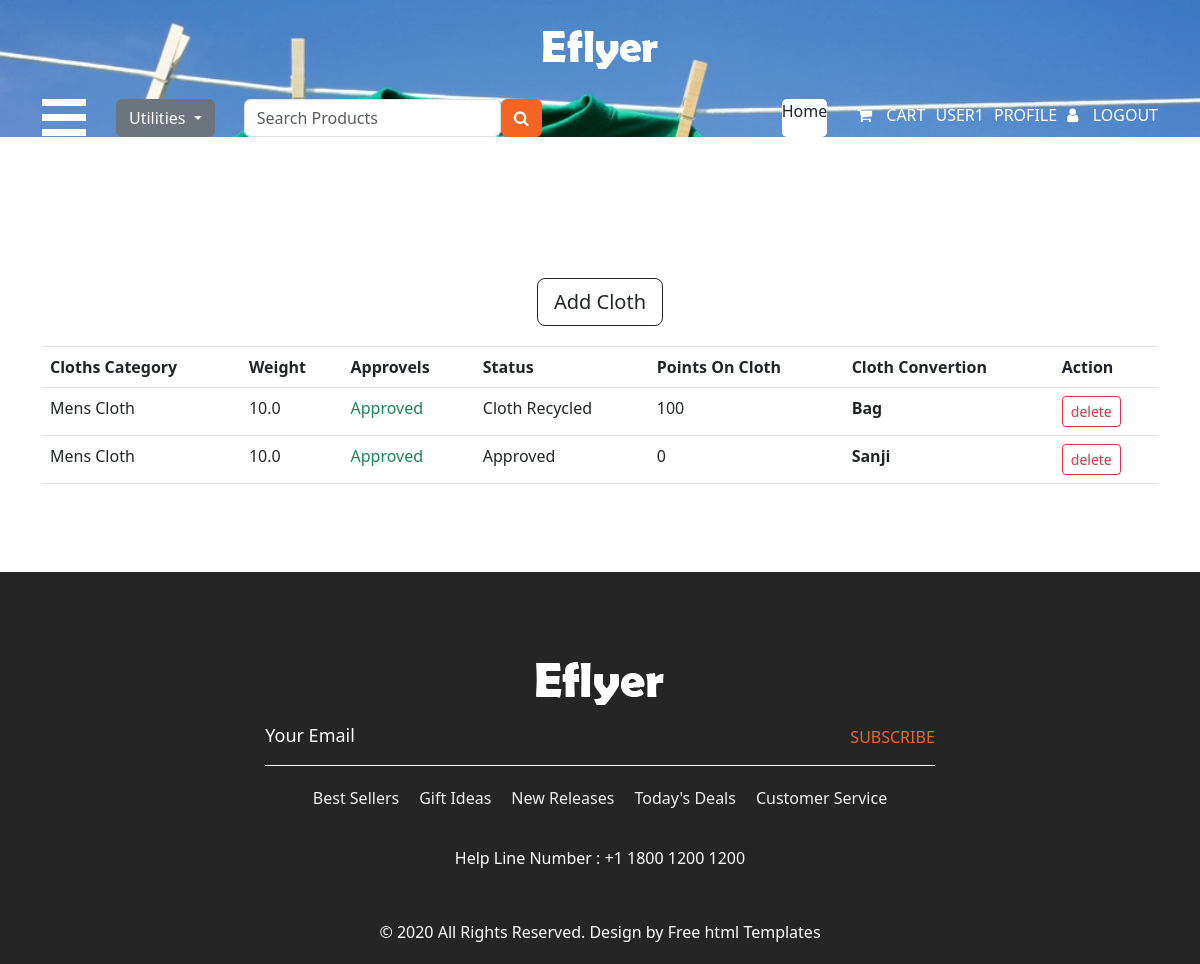
/RecycleUserCloths (signed in), run on the app's committed database.
### Home/models.py (models this page shows)
class RecycleCloth(models.Model):
    clothcategory = models.CharField(max_length=255)
    clothweight = models.FloatField()
    numberofcloth = models.IntegerField()
    ponits = models.IntegerField(null=True,blank=True)
    approvel = models.BooleanField(default=False)
    rejection = models.BooleanField(default=False)
    status = models.CharField(max_length=255,null=True)
    user = models.ForeignKey(User,on_delete=models.CASCADE)
    recycled_product = models.CharField(max_length=255,null=True,blank=True)

### Home/views.py (the view, shortened to what this page needs)
# urls.py: path("RecycleUserCloths",views.RecycleUserCloths,name="RecycleUserCloths"),
@login_required(login_url='SignIn')
def RecycleUserCloths(request):
    if not UserProfile.objects.filter(user  = request.user).exists():
        messages.info(request,"Plase Update User Profile to continue......")
        return redirect('UserProfileView')
    data = None
    if RecycleCloth.objects.filter(user = request.user).exists():
        data = RecycleCloth.objects.filter(user = request.user)
    context = {
        "data":data
    }
    return render(request,'clothrecycle.html',context)

### templates/clothrecycle.html (shortened to what this page needs)
{% extends "index.html" %}
{% block content %}
<link href="https://cdn.jsdelivr.net/npm/bootstrap@5.3.0-alpha3/dist/css/bootstrap.min.css" rel="stylesheet"
>
<br><br><br>
<div class="container mt-5">
    <div class="itemcontainer">
        <div class="modelcontainer mt-5">
            <br><br><br><br><br>
            <h2></h2>
            <button class="btn btn-outline-dark btn-lg " data-bs-toggle="modal" data-bs-target="#exampleModal">Add
                Cloth</button>
        </div>
        <table class="table">
            <tr>
                <th>Cloths Category</th>
                <th>Weight</th>
                <th>Approvels</th>
                <th>Status</th>
                <th>Points On Cloth</th>
                <th>Cloth Convertion</th>
                <th>Action</th>
            </tr>
            {% for i in data  %}
            <tr>
                <td>{{i.clothcategory}}</td>
                <td>{{i.clothweight}}</td>
                {% if i.approvel == False %}
                <td class="text-warning">Pending</td>
                {% else %}
                <td class="text-success">Approved</td>
                {% endif %}
                <td>{{i.status}}</td>
                <td>{{i.ponits}}</td>
                <th>{{i.recycled_product}}</th>
                <td><a href="" class="btn btn-outline-danger btn-sm">delete</a></td>
            </tr>
            {% endfor %}
        </table>
    </div>
</div>
<br><br><br>
{% endblock %}

### templates/index.html (shortened to what this page needs)
{% load static %}
<!DOCTYPE html>
<html lang="en">
   <head>
      <link rel="stylesheet" type="text/css" href="{%static 'css/bootstrap.min.css' %}">
      <link rel="stylesheet" type="text/css" href="{%static 'css/style.css' %}">
      <link rel="stylesheet" href="{%static 'css/responsive.css' %}">
      <link rel="stylesheet" href="{%static 'css/jquery.mCustomScrollbar.min.css' %}">
      <link rel="stylesheet" href="https://netdna.bootstrapcdn.com/font-awesome/4.0.3/css/font-awesome.css">
      <link rel="stylesheet" type="text/css" href="https://stackpath.bootstrapcdn.com/font-awesome/4.7.0/css/font-awesome.min.css">
      <link rel="stylesheet" href="{%static 'css/owl.carousel.min.css' %}">
      <link rel="stylesheet" href="https://cdnjs.cloudflare.com/ajax/libs/fancybox/2.1.5/jquery.fancybox.min.css" media="screen">
   </head>
   <body>
      <div class="banner_bg_main">
         <div class="logo_section">
            <div class="container">
               <div class="row">
                  <div class="col-sm-12">
                     <div class="logo"><a href="{%url 'Index' %}"><img src="{%static 'images/logo.png' %}"></a></div>
                  </div>
               </div>
            </div>
         </div>
         <div class="header_section">
            <div class="container">
               <div class="containt_main">
                  <span class="toggle_icon" onclick="openNav()"><img src="{%static 'images/toggle-icon.png' %}"></span>
                  <div class="dropdown">
                     <button class="btn btn-secondary dropdown-toggle" type="button" id="dropdownMenuButton" data-toggle="dropdown" aria-haspopup="true" aria-expanded="false">Utilities
                     </button>
                  </div>
                  <div class="main">
                     <div class="input-group">
                        <form action="{%url 'SearchByName' %}" method="post">
                        <div class="input-group-append">
                        <input type="text" class="form-control" name="val" required placeholder="Search Products">
                           <button class="btn btn-secondary" type="submit" style="background-color: #f26522; border-color:#f26522 ">
                           <i class="fa fa-search"></i>
                           </button>
                        </form>
                        </div>
                     </div>
                  </div>
                  <div class="header_box">
                     <div class="lang_box ">
                        <a href="{%url 'Index' %}" title="Language" class="nav-link">
                         Home
                        </a>
                     </div>
                     <div class="login_menu">
                        <ul>
                           <li><a href="{%url 'Cart' %}">
                              <i class="fa fa-shopping-cart" aria-hidden="true"></i>
                              <span class="padding_10">Cart</span></a>
                           </li>
                           {% if request.user.is_authenticated %}
                           <li>
                              {{request.user.first_name}}
                           </li>
                           <li><a href="{%url 'UserProfileView' %}">Profile</a></li>
                           <li><a href="{%url 'SignOut' %}">
                              <i class="fa fa-user" aria-hidden="true"></i>
                              <span class="padding_10">LogOut</span></a>
                           </li>
                             {% else %}
                           <li><a href="{%url 'SignIn' %}">
                              <i class="fa fa-user" aria-hidden="true"></i>
                              <span class="padding_10">Register & Login</span></a>
                           </li>
                           {% endif %}
                        </ul>
                     </div>
                  </div>
               </div>
            </div>
         </div>
         {% block content %}{% endblock %}
      <div class="footer_section layout_padding">
         <div class="container">
            <div class="footer_logo"><a href="index.html"><img src="{%static 'images/footer-logo.png' %}"></a></div>
            <div class="input_bt">
               <input type="text" class="mail_bt" placeholder="Your Email" name="Your Email">
               <span class="subscribe_bt" id="basic-addon2"><a href="#">Subscribe</a></span>
            </div>
            <div class="footer_menu">
               <ul>
                  <li><a href="#">Best Sellers</a></li>
                  <li><a href="#">Gift Ideas</a></li>
                  <li><a href="#">New Releases</a></li>
                  <li><a href="#">Today's Deals</a></li>
                  <li><a href="#">Customer Service</a></li>
               </ul>
            </div>
            <div class="location_main">Help Line  Number : <a href="#">+1 1800 1200 1200</a></div>
         </div>
      </div>
      <div class="copyright_section">
         <div class="container">
            <p class="copyright_text">© 2020 All Rights Reserved. Design by <a href="https://html.design">Free html  Templates</a></p>
         </div>
      </div>
   </body>
</html>

### static/css/style.css (style rules this page uses)
* { box-sizing: border-box !important; transition: ease all 0.5s; }
html { scroll-behavior: smooth; overflow-x: hidden; }
body { color: #666666; font-size: 14px; line-height: 1.80857; font-weight: normal; overflow-x: hidden; font-family: 'Poppins', sans-serif; }
a { color: #1f1f1f; text-decoration: none !important; outline: none !important; -webkit-transition: all .3s ease-in-out; -moz-transition: all .3s ease-in-out; -ms-transition: all .3s ease-in-out; -o-transition: all .3s ease-in-out; transition: all .3s ease-in-out; }
h1, h2, h3, h4, h5, h6 { letter-spacing: 0; font-weight: normal; position: relative; padding: 0 0 10px 0; font-weight: normal; line-height: normal; color: #111111; margin: 0 }
h2 { font-size: 22px }
*, *::after, *::before { -webkit-box-sizing: border-box; -moz-box-sizing: border-box; box-sizing: border-box; }
ul, li, ol { margin: 0px; padding: 0px; list-style: none; }
p { margin: 20px; font-weight: 300; font-size: 15px; line-height: 24px; }
a { color: #222222; text-decoration: none; outline: none !important; }
a, .btn { text-decoration: none !important; outline: none !important; -webkit-transition: all .3s ease-in-out; -moz-transition: all .3s ease-in-out; -ms-transition: all .3s ease-in-out; -o-transition: all .3s ease-in-out; transition: all .3s ease-in-out; }
img { max-width: 100%; height: auto; }
button { border: 0; margin: 0; padding: 0; cursor: pointer; }
.layout_padding { padding-top: 90px; padding-bottom: 0px; }
.banner_bg_main { width: 100%; float: left; background-image: url(../images/banner-bg.webp); height: auto; background-size: 100%; background-repeat: no-repeat; }
.logo_section { width: 100%; float: left; }
.logo { width: 100%; float: left; text-align: center; padding: 30px 0px; }
.header_section { width: 100%; display: flex; }
.containt_main { display: flex; }
.toggle_icon { cursor: pointer; color: #ffffff; order: 2; }
.header_box { order: 2; display: flex; }
.dropdown, .dropleft, .dropright, .dropup { position: relative; margin: 0 auto; text-align: center; display: inline-block; margin-left: 30px; order: 2; }
.btn-secondary { color: #fff; background-color: #30302e; border-color: #30302e; }
.main { flex: 1; margin: 0px 30px; display: inline-block; order: 2; }
.login_menu { display: flex; text-align: right; float: right; }
.login_menu ul { margin: 0px; padding: 0px; }
.login_menu li { float: left; font-size: 16px; color: #ffffff; text-transform: uppercase; padding-left: 10px; padding-top: 4px; }
.login_menu li a { color: #ffffff; }
.padding_10 { padding-left: 10px; }
.lang_box { display: flex; float: right; background: #fff; border-radius: 5px; margin-right: 20px; }
.nav-link { display: block; padding: .4rem 1rem; }
.footer_section { width: 100%; float: left; background-color: #252525; height: auto; }
.footer_logo { width: 100%; text-align: center; }
.input_bt { width: 60%; margin: 0 auto; text-align: center; display: flex; border-bottom: 1px solid #ffffff !important; }
.mail_bt { width: 100%; float: left; font-size: 18px; color: #fff; background-color: transparent; padding: 5px 0px 5px 0px; height: 60px; border: 0px; }
input.mail_bt::placeholder { color: #fff; }
.subscribe_bt { width: 30%; float: right; font-size: 16px; color: #f26522; background-color: transparent; padding: 20px 0px 5px 0px; border-radius: 30px; border: 0px; text-transform: uppercase; text-align: right; }
.subscribe_bt a { color: #f26522; }
.footer_menu { width: 100%; margin: 0 auto; text-align: center; }
.footer_menu ul { margin: 0px; padding: 0px; display: inline-block; }
.footer_menu li { float: left; font-size: 16px; color: #f1f1f1; padding: 20px 10px 0px 10px; }
.footer_menu li a { color: #f1f1f1; }
.location_main { width: 100%; margin: 0 auto; padding-top: 30px; text-align: center; }
.location_main { float: left; font-size: 16px; color: #ffffff; padding: 30px 30px 30px 30px; }
.location_main a { color: #ffffff; }
.copyright_section { width: 100%; float: left; background-color: #252525; height: auto; }
.copyright_text { width: 100%; float: left; color: #ffffff; text-align: center; font-size: 16px; margin: 20px 0px; }
.copyright_text a { color: #ffffff; }

### templates/clothrecycle.html (style rules this page uses)
.modelcontainer { width: 90%; padding: 20px; text-align: center; margin: auto; margin-top: 20px; }

### data on the page
RecycleCloth: clothcategory "Mens Cloth", clothweight "10.0", approvel "Approved", status "Cloth Recycled", ponits "100", recycled_product "Bag"
RecycleCloth: clothcategory "Mens Cloth", clothweight "10.0", approvel "Approved", status "Approved", ponits "0", recycled_product "Sanji"

### other printed values
{{ request.user.first_name }} "USER1"
